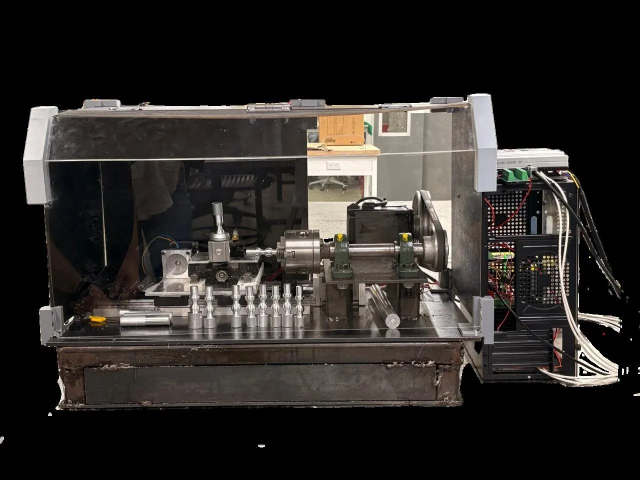
#> input picture assets/cnc/cnc-01.webp, 1280 x 960 px (shown at 1/2 size)
$ python prepare-station-assets.py
#> lines starting #> are read from the running program, lines starting #| are printed output that depends on the picture; after the words box and inside, x2 and y2 are one past the last pixel; in counts of white or black regions, pixels touching at a corner belong together
"""Non-generative masks approved by the owner; original RGB pixels are preserved.

Run with Python + Pillow + NumPy. Never overwrites the source photographs.
The output is used only by project detail scenes, not the home page or gallery.
"""
from collections import deque
from pathlib import Path

import numpy as np
from PIL import Image, ImageDraw, ImageFilter

ROOT = Path(__file__).resolve().parents[1]
ASSETS = ROOT / "assets"
OUTPUT = ASSETS / "stations"


def polygon_mask(size, polygons):
    # Supersampling smooths only the alpha edge, never the photographed subject.
    scale = 4
    mask = Image.new("L", (size[0] * scale, size[1] * scale))
    draw = ImageDraw.Draw(mask)
    for points in polygons:
        draw.polygon([(round(x * scale), round(y * scale)) for x, y in points], fill=255)
    return mask.resize(size, Image.Resampling.LANCZOS)


def substantial_components(alpha, minimum=300):
    """Remove detached background crumbs while keeping connected fine wires."""
    height, width = alpha.shape
    remaining = alpha > 12
    kept = np.zeros_like(remaining)
    for y, x in zip(*np.nonzero(remaining)):
        if not remaining[y, x]:
            continue
        queue = deque([(int(x), int(y))])
        remaining[y, x] = False
        component = []
        while queue:
            px, py = queue.popleft()
            component.append((px, py))
            for dy in (-1, 0, 1):
                for dx in (-1, 0, 1):
                    nx, ny = px + dx, py + dy
                    if 0 <= nx < width and 0 <= ny < height and remaining[ny, nx]:
                        remaining[ny, nx] = False
                        queue.append((nx, ny))
        if len(component) >= minimum:
            xs, ys = zip(*component)
            kept[ys, xs] = True
    # Recover the original soft edges immediately adjoining retained components.
    support = np.asarray(Image.fromarray(kept.astype("uint8") * 255).filter(ImageFilter.MaxFilter(3))) > 0
    return np.where(support, alpha, 0).astype("uint8")


def save(key, image, alpha):
    image = image.convert("RGBA")
    image.putalpha(Image.fromarray(alpha))
    bounds = image.getchannel("A").getbbox()
    assert bounds, key
    image = image.crop(bounds)
    # Exact tight bounds give every scene an unambiguous visible footprint.
    destination = OUTPUT / f"{key}-detail-v1.png"
    image.save(destination, optimize=True)
    print(f"{key}: {image.width} x {image.height}; source bounds {bounds}; {destination.name}")


def clean_existing(key, source, polygons=None):
    image = Image.open(ASSETS / source).convert("RGBA")
    alpha = np.asarray(image.getchannel("A")).copy()
    if polygons:
        mask = np.asarray(polygon_mask(image.size, polygons))
        alpha = np.minimum(alpha, mask)
    save(key, image, substantial_components(alpha))


def cnc():
    image = Image.open(ASSETS / "cnc/cnc-01.webp").convert("RGB")
#> image is the input picture: PIL image 1280x960 RGB; mean R, G, B 45.9, 42.5, 39.7
    rgb = np.asarray(image)
    # Keep dark interiors opaque; only remove the black exterior around them.
    protected = polygon_mask(image.size, [
        [(49, 225), (71, 211), (148, 216), (173, 201), (309, 207), (318, 198),
         (812, 207), (881, 196), (969, 189), (989, 306), (970, 411),
         (984, 751), (921, 815), (112, 820), (124, 694), (79, 683),
         (80, 620), (102, 615), (98, 399), (56, 405)],
        [(987, 308), (1130, 301), (1144, 340), (1154, 405), (1163, 532),
         (1190, 649), (1238, 702), (1233, 760), (975, 763), (963, 426)],
    ])
#> in polygon_mask, `mask = Image.new("L", (size[0] * scale, size[1] * scale))`: mask: PIL image 5120x3840 L; every value is 0
#> in polygon_mask, `return mask.resize(size, Image.Resampling.LANCZOS)`:
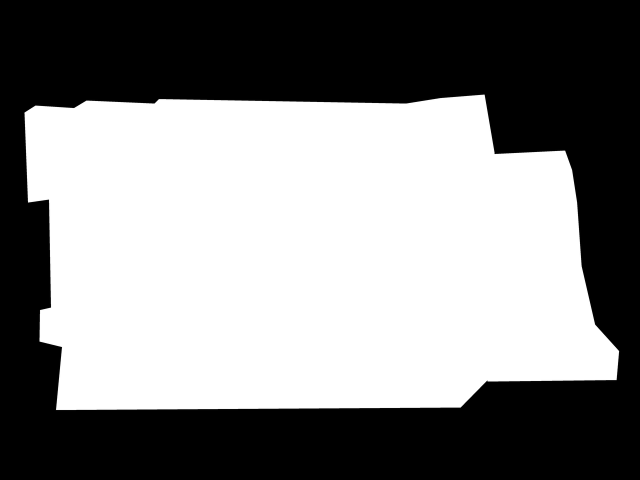
#> returned value: PIL image 1280x960 L (shown at 1/2 size); min 0, max 255, mean 132.3
    bright = rgb.max(axis=2).astype(float)
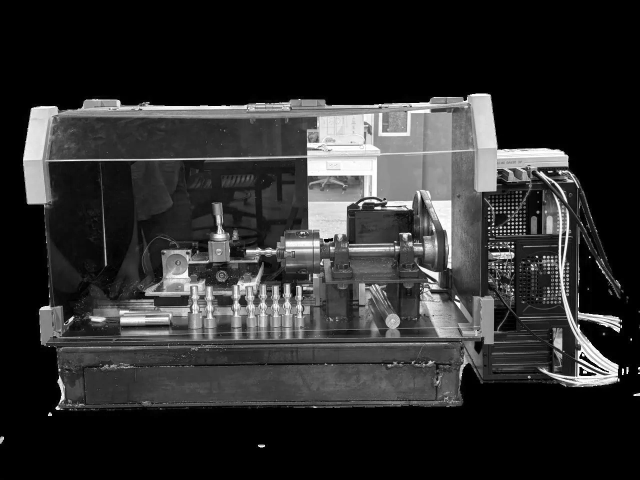
#> bright: shape (960, 1280) float64 (shown at 1/2 size); min 0, max 255, mean 46.3
    exterior = np.clip((bright - 3) / 15, 0, 1) * 255
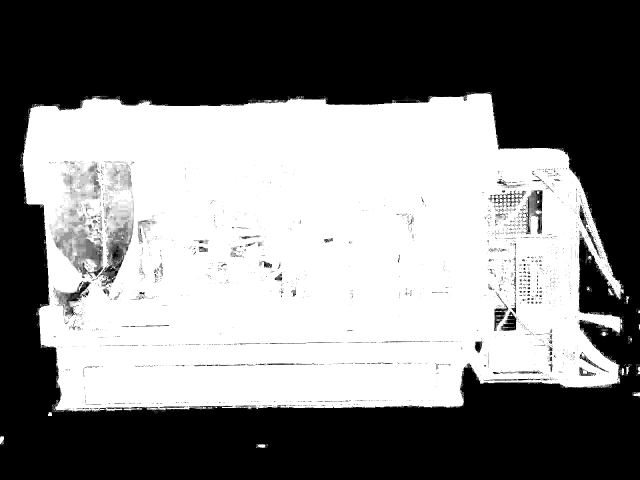
#> exterior: shape (960, 1280) float64 (shown at 1/2 size); min 0, max 255, mean 129.3
    alpha = np.maximum(exterior, np.asarray(protected)).astype("uint8")
    # Source debris is detached from the photographed machine.
    save("cnc", image, substantial_components(alpha, minimum=500))
#> in substantial_components, `remaining = alpha > 12`:
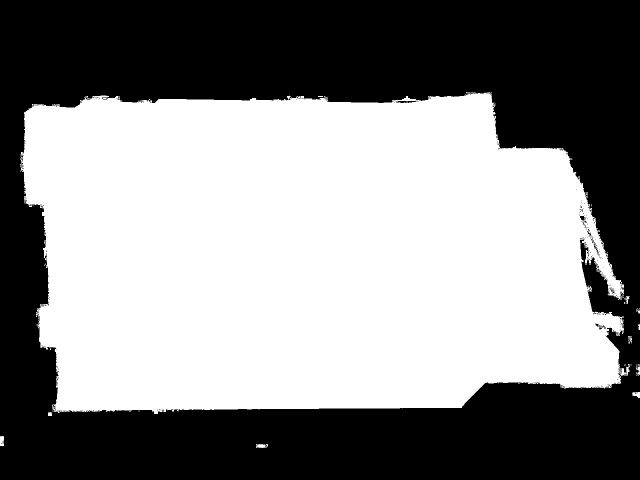
#> remaining: shape (960, 1280) bool (shown at 1/2 size); 53.7% white; 204 black regions (197 under 20 px), largest, box (x1, y1, x2, y2) and area: (0, 0, 1280, 960) 568183, (794, 201, 832, 206) 108, (1182, 476, 1198, 508) 76
#> the loop in substantial_components, `for y, x in zip(*np.nonzero(remaining)):` made 659825 passes
#> (y, x) on passes 1 to 12: (184, 933), (184, 936), (184, 938), (184, 940), (184, 942), (184, 944), (184, 947), (184, 950), (184, 969), (184, 970), (184, 973), (184, 974)
#> after the loop in substantial_components, `for y, x in zip(*np.nonzero(remaining)):`: kept: shape (960, 1280) bool; 53.6% white; 199 black regions (192 under 20 px), largest, box (x1, y1, x2, y2) and area: (0, 0, 1280, 960) 569148, (794, 201, 832, 206) 111, (1182, 476, 1198, 508) 76
#> after the loop in substantial_components, `for y, x in zip(*np.nonzero(remaining)):`: remaining: shape (960, 1280) bool; every value is 0
#> in substantial_components, `support = np.asarray(Image.fromarray(kept.astype("uint8") * 255).filte..`:
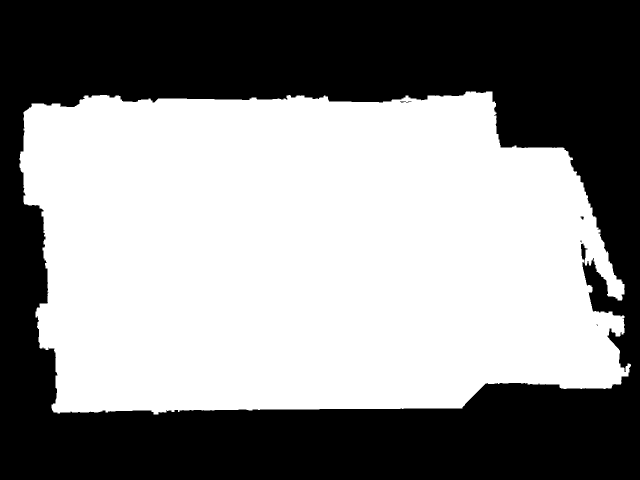
#> support: shape (960, 1280) bool (shown at 1/2 size); 54.2% white; 5 black regions (2 under 20 px), largest, box (x1, y1, x2, y2) and area: (0, 0, 1280, 960) 562390, (800, 203, 823, 205) 29, (1161, 433, 1168, 439) 28
#> in save, `image.putalpha(Image.fromarray(alpha))`:
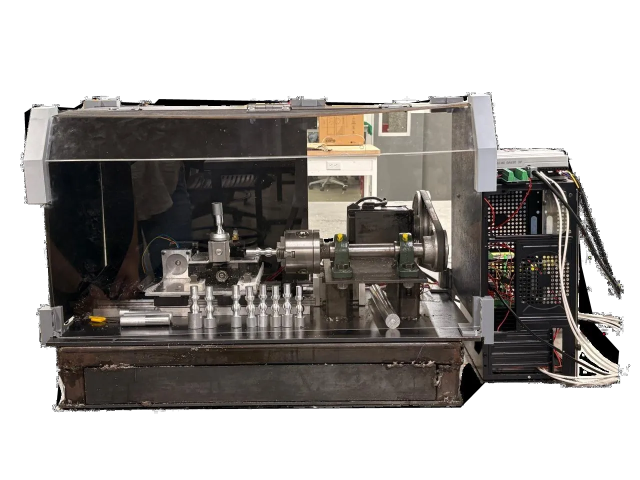
#> image: PIL image 1280x960 RGBA (shown at 1/2 size); mean R, G, B, A 45.9, 42.5, 39.7, 135.6; transparent parts drawn white
#> in save, `bounds = image.getchannel("A").getbbox()`: bounds = (40, 184, 1261, 828)
#> in save, `image = image.crop(bounds)`:
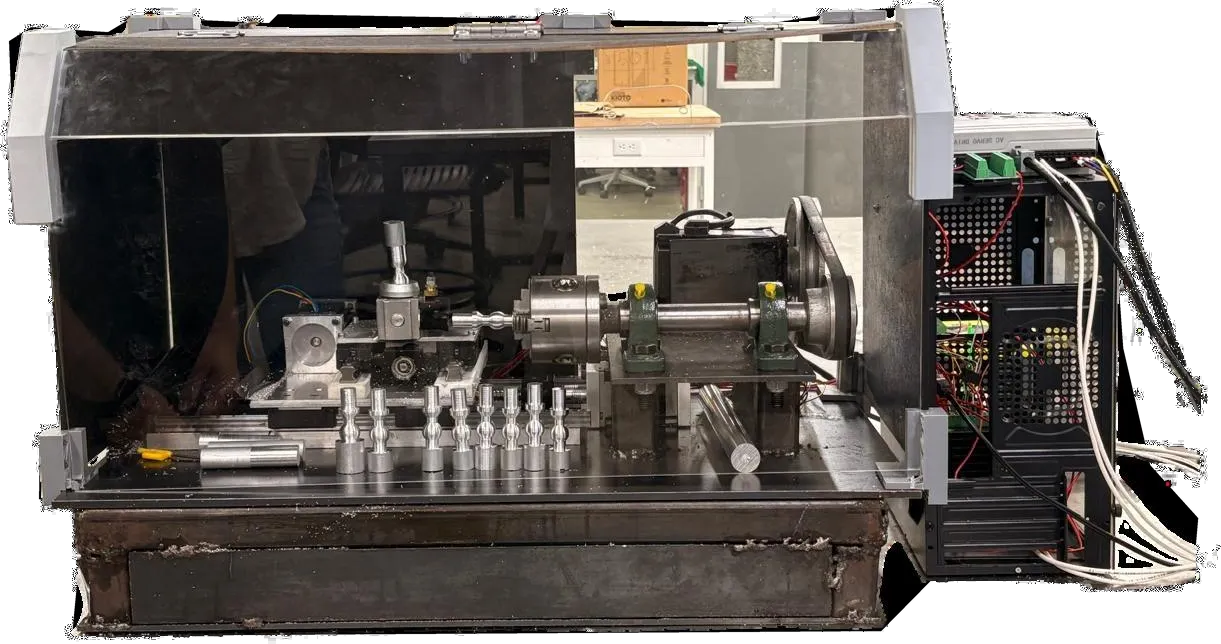
#> image: PIL image 1221x644 RGBA; mean R, G, B, A 71.6, 66.4, 61.9, 211.9; transparent parts drawn white
#| cnc: 1221 x 644; source bounds (40, 184, 1261, 828); cnc-detail-v1.png


def pump():
    # Use the project's original CAD render, not the AI image with baked checkerboard.
    image = Image.open(ASSETS / "bomba/bomba-02.webp").convert("RGB")
    rgb = np.asarray(image)
    alpha = np.clip((255 - rgb.min(axis=2).astype(float)) / 20, 0, 1) * 255
    # Restrict to the pump assembly; keep dimension annotations outside its silhouette.
    mask = polygon_mask(image.size, [[
        (57, 211), (213, 153), (229, 121), (257, 110), (257, 44), (271, 44),
        (271, 88), (304, 79), (335, 84), (371, 75), (399, 105), (403, 163),
        (462, 183), (462, 239), (213, 307), (111, 276), (111, 227), (57, 242),
    ]])
    alpha = np.minimum(alpha.astype("uint8"), np.asarray(mask))
    save("bomba", image, substantial_components(alpha, minimum=500))


if __name__ == "__main__":
    OUTPUT.mkdir(exist_ok=True)
    cnc()
    clean_existing("so101", "so101-robotic-arm.webp", [[
        (28, 230), (168, 204), (180, 168), (182, 134), (228, 82), (250, 79),
        (285, 119), (259, 145), (265, 198), (247, 228), (266, 270), (328, 315),
        (376, 353), (376, 371), (291, 367), (280, 405), (290, 451), (334, 490),
        (386, 494), (429, 520), (432, 543), (412, 605), (407, 663), (416, 729),
        (400, 762), (244, 766), (225, 737), (206, 697), (223, 669), (211, 625),
        (191, 587), (166, 554), (137, 515), (116, 467), (100, 408), (87, 360),
        (56, 331), (30, 302), (23, 270),
    ]])
#> (the run stopped early here; a loop or call above may not have finished)
